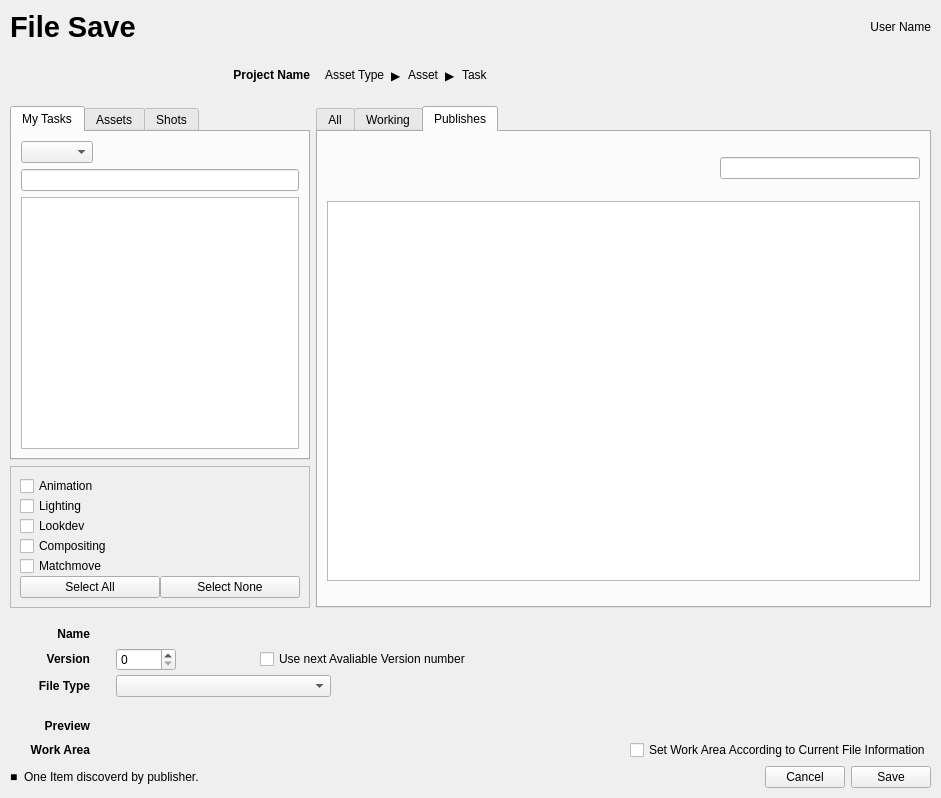
<?xml version="1.0" encoding="UTF-8"?>
<ui version="4.0">
 <class>Form</class>
 <widget class="QWidget" name="Form">
  <property name="geometry">
   <rect>
    <x>0</x>
    <y>0</y>
    <width>941</width>
    <height>798</height>
   </rect>
  </property>
  <property name="windowTitle">
   <string>Form</string>
  </property>
  <layout class="QVBoxLayout" name="verticalLayout">
   <property name="leftMargin">
    <number>10</number>
   </property>
   <property name="topMargin">
    <number>10</number>
   </property>
   <property name="rightMargin">
    <number>10</number>
   </property>
   <property name="bottomMargin">
    <number>10</number>
   </property>
   <item>
    <layout class="QHBoxLayout" name="horizontalLayout">
     <property name="leftMargin">
      <number>0</number>
     </property>
     <property name="rightMargin">
      <number>0</number>
     </property>
     <property name="bottomMargin">
      <number>0</number>
     </property>
     <item alignment="Qt::AlignLeft">
      <widget class="QLabel" name="label">
       <property name="font">
        <font>
         <pointsize>22</pointsize>
         <bold>true</bold>
        </font>
       </property>
       <property name="text">
        <string>File Save</string>
       </property>
      </widget>
     </item>
     <item>
      <widget class="QLabel" name="label_user_name">
       <property name="text">
        <string>User Name</string>
       </property>
       <property name="alignment">
        <set>Qt::AlignRight|Qt::AlignTrailing|Qt::AlignVCenter</set>
       </property>
      </widget>
     </item>
    </layout>
   </item>
   <item>
    <layout class="QGridLayout" name="gridLayout_2">
     <property name="bottomMargin">
      <number>0</number>
     </property>
     <item row="1" column="0">
      <layout class="QVBoxLayout" name="verticalLayout_10">
       <property name="bottomMargin">
        <number>0</number>
       </property>
       <item alignment="Qt::AlignHCenter">
        <widget class="QTabWidget" name="tabWidget_pathtree">
         <property name="minimumSize">
          <size>
           <width>300</width>
           <height>0</height>
          </size>
         </property>
         <property name="maximumSize">
          <size>
           <width>300</width>
           <height>16777215</height>
          </size>
         </property>
         <property name="currentIndex">
          <number>0</number>
         </property>
         <widget class="QWidget" name="tab">
          <attribute name="title">
           <string>My Tasks</string>
          </attribute>
          <layout class="QVBoxLayout" name="verticalLayout_6">
           <item>
            <layout class="QHBoxLayout" name="horizontalLayout_14">
             <property name="bottomMargin">
              <number>0</number>
             </property>
             <item>
              <widget class="QComboBox" name="comboBox_filter"/>
             </item>
             <item>
              <spacer name="horizontalSpacer_7">
               <property name="orientation">
                <enum>Qt::Horizontal</enum>
               </property>
               <property name="sizeHint" stdset="0">
                <size>
                 <width>40</width>
                 <height>20</height>
                </size>
               </property>
              </spacer>
             </item>
            </layout>
           </item>
           <item>
            <widget class="QLineEdit" name="lineEdit"/>
           </item>
           <item>
            <widget class="QTreeWidget" name="treeWidget_my_tasks">
             <property name="sizePolicy">
              <sizepolicy hsizetype="Expanding" vsizetype="Expanding">
               <horstretch>0</horstretch>
               <verstretch>0</verstretch>
              </sizepolicy>
             </property>
             <property name="minimumSize">
              <size>
               <width>0</width>
               <height>0</height>
              </size>
             </property>
             <property name="maximumSize">
              <size>
               <width>16777215</width>
               <height>350</height>
              </size>
             </property>
             <attribute name="headerVisible">
              <bool>false</bool>
             </attribute>
             <column>
              <property name="text">
               <string notr="true">1</string>
              </property>
             </column>
            </widget>
           </item>
          </layout>
         </widget>
         <widget class="QWidget" name="tab_2">
          <attribute name="title">
           <string>Assets</string>
          </attribute>
          <layout class="QVBoxLayout" name="verticalLayout_7">
           <item>
            <widget class="QLineEdit" name="lineEdit_3"/>
           </item>
           <item>
            <widget class="QTreeWidget" name="treeWidget_assets">
             <attribute name="headerVisible">
              <bool>false</bool>
             </attribute>
             <column>
              <property name="text">
               <string notr="true">1</string>
              </property>
             </column>
            </widget>
           </item>
          </layout>
         </widget>
         <widget class="QWidget" name="tab_3">
          <attribute name="title">
           <string>Shots</string>
          </attribute>
          <layout class="QVBoxLayout" name="verticalLayout_8">
           <item>
            <widget class="QLineEdit" name="lineEdit_4"/>
           </item>
           <item>
            <widget class="QTreeWidget" name="treeWidget_shots">
             <attribute name="headerVisible">
              <bool>false</bool>
             </attribute>
             <column>
              <property name="text">
               <string notr="true">1</string>
              </property>
             </column>
            </widget>
           </item>
          </layout>
         </widget>
        </widget>
       </item>
       <item>
        <widget class="QFrame" name="frame_2">
         <property name="frameShape">
          <enum>QFrame::StyledPanel</enum>
         </property>
         <property name="frameShadow">
          <enum>QFrame::Raised</enum>
         </property>
         <layout class="QVBoxLayout" name="verticalLayout_3">
          <property name="spacing">
           <number>0</number>
          </property>
          <item>
           <widget class="QCheckBox" name="checkBox_ani">
            <property name="text">
             <string>Animation</string>
            </property>
           </widget>
          </item>
          <item>
           <widget class="QCheckBox" name="checkBox_light">
            <property name="text">
             <string>Lighting</string>
            </property>
           </widget>
          </item>
          <item>
           <widget class="QCheckBox" name="checkBox_lookdev">
            <property name="text">
             <string>Lookdev</string>
            </property>
           </widget>
          </item>
          <item>
           <widget class="QCheckBox" name="checkBox_comp">
            <property name="text">
             <string>Compositing</string>
            </property>
           </widget>
          </item>
          <item>
           <widget class="QCheckBox" name="checkBox">
            <property name="text">
             <string>Matchmove</string>
            </property>
           </widget>
          </item>
          <item>
           <layout class="QHBoxLayout" name="horizontalLayout_16">
            <property name="bottomMargin">
             <number>0</number>
            </property>
            <item>
             <widget class="QPushButton" name="pushButton_shots_all">
              <property name="text">
               <string>Select All</string>
              </property>
             </widget>
            </item>
            <item>
             <widget class="QPushButton" name="pushButton_shots_none">
              <property name="text">
               <string>Select None</string>
              </property>
             </widget>
            </item>
           </layout>
          </item>
         </layout>
        </widget>
       </item>
      </layout>
     </item>
     <item row="0" column="0">
      <widget class="QLabel" name="label_project_name">
       <property name="font">
        <font>
         <bold>true</bold>
        </font>
       </property>
       <property name="text">
        <string>Project Name</string>
       </property>
       <property name="alignment">
        <set>Qt::AlignRight|Qt::AlignTrailing|Qt::AlignVCenter</set>
       </property>
      </widget>
     </item>
     <item row="1" column="1">
      <widget class="QTabWidget" name="tabWidget_file_list">
       <property name="sizePolicy">
        <sizepolicy hsizetype="Expanding" vsizetype="Expanding">
         <horstretch>0</horstretch>
         <verstretch>0</verstretch>
        </sizepolicy>
       </property>
       <property name="minimumSize">
        <size>
         <width>0</width>
         <height>400</height>
        </size>
       </property>
       <property name="maximumSize">
        <size>
         <width>16777215</width>
         <height>16777215</height>
        </size>
       </property>
       <property name="currentIndex">
        <number>2</number>
       </property>
       <widget class="QWidget" name="tab_4">
        <attribute name="title">
         <string>All</string>
        </attribute>
        <layout class="QVBoxLayout" name="verticalLayout_2">
         <item>
          <layout class="QHBoxLayout" name="horizontalLayout_7">
           <item>
            <spacer name="horizontalSpacer_2">
             <property name="orientation">
              <enum>Qt::Horizontal</enum>
             </property>
             <property name="sizeHint" stdset="0">
              <size>
               <width>40</width>
               <height>20</height>
              </size>
             </property>
            </spacer>
           </item>
           <item>
            <widget class="QLineEdit" name="lineEdit_2">
             <property name="maximumSize">
              <size>
               <width>200</width>
               <height>16777215</height>
              </size>
             </property>
            </widget>
           </item>
          </layout>
         </item>
         <item>
          <widget class="QTreeWidget" name="treeWidget_grid_total">
           <property name="minimumSize">
            <size>
             <width>0</width>
             <height>380</height>
            </size>
           </property>
           <property name="maximumSize">
            <size>
             <width>16777215</width>
             <height>380</height>
            </size>
           </property>
           <attribute name="headerVisible">
            <bool>false</bool>
           </attribute>
           <column>
            <property name="text">
             <string notr="true">1</string>
            </property>
           </column>
          </widget>
         </item>
        </layout>
       </widget>
       <widget class="QWidget" name="tab_5">
        <attribute name="title">
         <string>Working</string>
        </attribute>
        <layout class="QVBoxLayout" name="verticalLayout_5">
         <item>
          <layout class="QHBoxLayout" name="horizontalLayout_17">
           <item>
            <spacer name="horizontalSpacer_8">
             <property name="orientation">
              <enum>Qt::Horizontal</enum>
             </property>
             <property name="sizeHint" stdset="0">
              <size>
               <width>40</width>
               <height>20</height>
              </size>
             </property>
            </spacer>
           </item>
           <item>
            <widget class="QLineEdit" name="lineEdit_5">
             <property name="maximumSize">
              <size>
               <width>200</width>
               <height>16777215</height>
              </size>
             </property>
            </widget>
           </item>
          </layout>
         </item>
         <item>
          <widget class="QTableWidget" name="tableWidget_list_wip">
           <property name="minimumSize">
            <size>
             <width>0</width>
             <height>380</height>
            </size>
           </property>
           <property name="maximumSize">
            <size>
             <width>16777215</width>
             <height>380</height>
            </size>
           </property>
           <attribute name="horizontalHeaderVisible">
            <bool>false</bool>
           </attribute>
           <attribute name="horizontalHeaderStretchLastSection">
            <bool>true</bool>
           </attribute>
           <attribute name="verticalHeaderVisible">
            <bool>false</bool>
           </attribute>
          </widget>
         </item>
        </layout>
       </widget>
       <widget class="QWidget" name="tab_6">
        <attribute name="title">
         <string>Publishes</string>
        </attribute>
        <layout class="QVBoxLayout" name="verticalLayout_9">
         <item>
          <layout class="QHBoxLayout" name="horizontalLayout_18">
           <item>
            <spacer name="horizontalSpacer_9">
             <property name="orientation">
              <enum>Qt::Horizontal</enum>
             </property>
             <property name="sizeHint" stdset="0">
              <size>
               <width>40</width>
               <height>20</height>
              </size>
             </property>
            </spacer>
           </item>
           <item>
            <widget class="QLineEdit" name="lineEdit_6">
             <property name="maximumSize">
              <size>
               <width>200</width>
               <height>16777215</height>
              </size>
             </property>
            </widget>
           </item>
          </layout>
         </item>
         <item>
          <widget class="QTableWidget" name="tableWidget_list_pub">
           <property name="minimumSize">
            <size>
             <width>0</width>
             <height>380</height>
            </size>
           </property>
           <property name="maximumSize">
            <size>
             <width>16777215</width>
             <height>380</height>
            </size>
           </property>
           <attribute name="horizontalHeaderVisible">
            <bool>false</bool>
           </attribute>
           <attribute name="horizontalHeaderStretchLastSection">
            <bool>true</bool>
           </attribute>
           <attribute name="verticalHeaderVisible">
            <bool>false</bool>
           </attribute>
           <attribute name="verticalHeaderStretchLastSection">
            <bool>false</bool>
           </attribute>
          </widget>
         </item>
        </layout>
       </widget>
      </widget>
     </item>
     <item row="0" column="1">
      <widget class="QStackedWidget" name="stackedWidget_path">
       <property name="sizePolicy">
        <sizepolicy hsizetype="Preferred" vsizetype="Expanding">
         <horstretch>0</horstretch>
         <verstretch>0</verstretch>
        </sizepolicy>
       </property>
       <property name="maximumSize">
        <size>
         <width>16777215</width>
         <height>50</height>
        </size>
       </property>
       <property name="currentIndex">
        <number>1</number>
       </property>
       <widget class="QWidget" name="page_5">
        <layout class="QHBoxLayout" name="horizontalLayout_3">
         <item>
          <widget class="QLabel" name="label_part">
           <property name="text">
            <string>My Tasks</string>
           </property>
          </widget>
         </item>
         <item>
          <widget class="QLabel" name="label_arrow_1">
           <property name="sizePolicy">
            <sizepolicy hsizetype="Expanding" vsizetype="Preferred">
             <horstretch>0</horstretch>
             <verstretch>0</verstretch>
            </sizepolicy>
           </property>
           <property name="maximumSize">
            <size>
             <width>20</width>
             <height>16777215</height>
            </size>
           </property>
           <property name="text">
            <string>▶</string>
           </property>
          </widget>
         </item>
         <item>
          <widget class="QLabel" name="label_detail">
           <property name="text">
            <string>Task test</string>
           </property>
          </widget>
         </item>
         <item>
          <spacer name="horizontalSpacer_6">
           <property name="orientation">
            <enum>Qt::Horizontal</enum>
           </property>
           <property name="sizeHint" stdset="0">
            <size>
             <width>40</width>
             <height>20</height>
            </size>
           </property>
          </spacer>
         </item>
        </layout>
       </widget>
       <widget class="QWidget" name="page_3">
        <layout class="QHBoxLayout" name="horizontalLayout_8">
         <item>
          <widget class="QLabel" name="label_asset_type">
           <property name="text">
            <string>Asset Type</string>
           </property>
          </widget>
         </item>
         <item>
          <widget class="QLabel" name="label_arrow_2">
           <property name="text">
            <string>▶</string>
           </property>
          </widget>
         </item>
         <item>
          <widget class="QLabel" name="label_asset">
           <property name="text">
            <string>Asset</string>
           </property>
          </widget>
         </item>
         <item>
          <widget class="QLabel" name="label_arrow_3">
           <property name="text">
            <string>▶</string>
           </property>
          </widget>
         </item>
         <item>
          <widget class="QLabel" name="label_asset_task">
           <property name="text">
            <string>Task</string>
           </property>
          </widget>
         </item>
         <item>
          <spacer name="horizontalSpacer_5">
           <property name="orientation">
            <enum>Qt::Horizontal</enum>
           </property>
           <property name="sizeHint" stdset="0">
            <size>
             <width>40</width>
             <height>20</height>
            </size>
           </property>
          </spacer>
         </item>
        </layout>
       </widget>
       <widget class="QWidget" name="page_4">
        <layout class="QHBoxLayout" name="horizontalLayout_9">
         <item>
          <widget class="QLabel" name="label_seq">
           <property name="text">
            <string>Sequence</string>
           </property>
          </widget>
         </item>
         <item>
          <widget class="QLabel" name="label_arrow_4">
           <property name="text">
            <string>▶</string>
           </property>
          </widget>
         </item>
         <item>
          <widget class="QLabel" name="label_shot">
           <property name="text">
            <string>Shot</string>
           </property>
          </widget>
         </item>
         <item>
          <widget class="QLabel" name="label_arrow_5">
           <property name="text">
            <string>▶</string>
           </property>
          </widget>
         </item>
         <item>
          <widget class="QLabel" name="label_shot_task">
           <property name="text">
            <string>Task</string>
           </property>
          </widget>
         </item>
         <item>
          <spacer name="horizontalSpacer">
           <property name="orientation">
            <enum>Qt::Horizontal</enum>
           </property>
           <property name="sizeHint" stdset="0">
            <size>
             <width>40</width>
             <height>20</height>
            </size>
           </property>
          </spacer>
         </item>
        </layout>
       </widget>
      </widget>
     </item>
    </layout>
   </item>
   <item>
    <spacer name="verticalSpacer">
     <property name="orientation">
      <enum>Qt::Vertical</enum>
     </property>
     <property name="sizeType">
      <enum>QSizePolicy::Fixed</enum>
     </property>
     <property name="sizeHint" stdset="0">
      <size>
       <width>20</width>
       <height>10</height>
      </size>
     </property>
    </spacer>
   </item>
   <item>
    <layout class="QGridLayout" name="gridLayout">
     <property name="bottomMargin">
      <number>0</number>
     </property>
     <property name="verticalSpacing">
      <number>4</number>
     </property>
     <item row="2" column="2">
      <layout class="QHBoxLayout" name="horizontalLayout_11">
       <item>
        <widget class="QComboBox" name="comboBox_filetype"/>
       </item>
       <item>
        <spacer name="horizontalSpacer_4">
         <property name="orientation">
          <enum>Qt::Horizontal</enum>
         </property>
         <property name="sizeType">
          <enum>QSizePolicy::Fixed</enum>
         </property>
         <property name="sizeHint" stdset="0">
          <size>
           <width>600</width>
           <height>20</height>
          </size>
         </property>
        </spacer>
       </item>
      </layout>
     </item>
     <item row="5" column="0" alignment="Qt::AlignRight">
      <widget class="QLabel" name="label_89">
       <property name="sizePolicy">
        <sizepolicy hsizetype="Expanding" vsizetype="Expanding">
         <horstretch>0</horstretch>
         <verstretch>0</verstretch>
        </sizepolicy>
       </property>
       <property name="minimumSize">
        <size>
         <width>80</width>
         <height>20</height>
        </size>
       </property>
       <property name="maximumSize">
        <size>
         <width>80</width>
         <height>20</height>
        </size>
       </property>
       <property name="font">
        <font>
         <bold>true</bold>
        </font>
       </property>
       <property name="text">
        <string>Work Area</string>
       </property>
       <property name="alignment">
        <set>Qt::AlignRight|Qt::AlignTrailing|Qt::AlignVCenter</set>
       </property>
      </widget>
     </item>
     <item row="0" column="1">
      <spacer name="horizontalSpacer_13">
       <property name="orientation">
        <enum>Qt::Horizontal</enum>
       </property>
       <property name="sizeType">
        <enum>QSizePolicy::Fixed</enum>
       </property>
       <property name="sizeHint" stdset="0">
        <size>
         <width>20</width>
         <height>20</height>
        </size>
       </property>
      </spacer>
     </item>
     <item row="2" column="0" alignment="Qt::AlignRight">
      <widget class="QLabel" name="label_85">
       <property name="sizePolicy">
        <sizepolicy hsizetype="Expanding" vsizetype="Expanding">
         <horstretch>0</horstretch>
         <verstretch>0</verstretch>
        </sizepolicy>
       </property>
       <property name="minimumSize">
        <size>
         <width>80</width>
         <height>20</height>
        </size>
       </property>
       <property name="maximumSize">
        <size>
         <width>80</width>
         <height>20</height>
        </size>
       </property>
       <property name="font">
        <font>
         <bold>true</bold>
        </font>
       </property>
       <property name="text">
        <string>File Type</string>
       </property>
       <property name="alignment">
        <set>Qt::AlignRight|Qt::AlignTrailing|Qt::AlignVCenter</set>
       </property>
      </widget>
     </item>
     <item row="3" column="0">
      <spacer name="verticalSpacer_2">
       <property name="orientation">
        <enum>Qt::Vertical</enum>
       </property>
       <property name="sizeType">
        <enum>QSizePolicy::Fixed</enum>
       </property>
       <property name="sizeHint" stdset="0">
        <size>
         <width>20</width>
         <height>15</height>
        </size>
       </property>
      </spacer>
     </item>
     <item row="1" column="2">
      <layout class="QHBoxLayout" name="horizontalLayout_4">
       <item>
        <widget class="QSpinBox" name="spinBox_version">
         <property name="minimumSize">
          <size>
           <width>60</width>
           <height>0</height>
          </size>
         </property>
        </widget>
       </item>
       <item>
        <spacer name="horizontalSpacer_12">
         <property name="orientation">
          <enum>Qt::Horizontal</enum>
         </property>
         <property name="sizeType">
          <enum>QSizePolicy::Expanding</enum>
         </property>
         <property name="sizeHint" stdset="0">
          <size>
           <width>10</width>
           <height>20</height>
          </size>
         </property>
        </spacer>
       </item>
       <item>
        <widget class="QCheckBox" name="checkBox_avaliable_ver">
         <property name="text">
          <string>Use next Avaliable Version number</string>
         </property>
        </widget>
       </item>
       <item>
        <spacer name="horizontalSpacer_3">
         <property name="orientation">
          <enum>Qt::Horizontal</enum>
         </property>
         <property name="sizeType">
          <enum>QSizePolicy::Fixed</enum>
         </property>
         <property name="sizeHint" stdset="0">
          <size>
           <width>460</width>
           <height>20</height>
          </size>
         </property>
        </spacer>
       </item>
      </layout>
     </item>
     <item row="1" column="0" alignment="Qt::AlignRight">
      <widget class="QLabel" name="label_82">
       <property name="sizePolicy">
        <sizepolicy hsizetype="Expanding" vsizetype="Expanding">
         <horstretch>0</horstretch>
         <verstretch>0</verstretch>
        </sizepolicy>
       </property>
       <property name="minimumSize">
        <size>
         <width>80</width>
         <height>20</height>
        </size>
       </property>
       <property name="maximumSize">
        <size>
         <width>80</width>
         <height>20</height>
        </size>
       </property>
       <property name="font">
        <font>
         <bold>true</bold>
        </font>
       </property>
       <property name="text">
        <string>Version</string>
       </property>
       <property name="alignment">
        <set>Qt::AlignRight|Qt::AlignTrailing|Qt::AlignVCenter</set>
       </property>
      </widget>
     </item>
     <item row="4" column="2">
      <widget class="QLabel" name="label_preview">
       <property name="text">
        <string/>
       </property>
      </widget>
     </item>
     <item row="0" column="0" alignment="Qt::AlignRight">
      <widget class="QLabel" name="label_3">
       <property name="sizePolicy">
        <sizepolicy hsizetype="Expanding" vsizetype="Expanding">
         <horstretch>0</horstretch>
         <verstretch>0</verstretch>
        </sizepolicy>
       </property>
       <property name="minimumSize">
        <size>
         <width>80</width>
         <height>20</height>
        </size>
       </property>
       <property name="maximumSize">
        <size>
         <width>80</width>
         <height>20</height>
        </size>
       </property>
       <property name="font">
        <font>
         <bold>true</bold>
        </font>
       </property>
       <property name="text">
        <string>Name</string>
       </property>
       <property name="alignment">
        <set>Qt::AlignRight|Qt::AlignTrailing|Qt::AlignVCenter</set>
       </property>
      </widget>
     </item>
     <item row="4" column="0" alignment="Qt::AlignRight">
      <widget class="QLabel" name="label_87">
       <property name="sizePolicy">
        <sizepolicy hsizetype="Expanding" vsizetype="Expanding">
         <horstretch>0</horstretch>
         <verstretch>0</verstretch>
        </sizepolicy>
       </property>
       <property name="minimumSize">
        <size>
         <width>80</width>
         <height>20</height>
        </size>
       </property>
       <property name="maximumSize">
        <size>
         <width>80</width>
         <height>20</height>
        </size>
       </property>
       <property name="font">
        <font>
         <bold>true</bold>
        </font>
       </property>
       <property name="text">
        <string>Preview</string>
       </property>
       <property name="alignment">
        <set>Qt::AlignRight|Qt::AlignTrailing|Qt::AlignVCenter</set>
       </property>
      </widget>
     </item>
     <item row="0" column="2">
      <widget class="QLabel" name="label_new_file_name">
       <property name="text">
        <string/>
       </property>
      </widget>
     </item>
     <item row="5" column="2">
      <layout class="QHBoxLayout" name="horizontalLayout_5">
       <property name="bottomMargin">
        <number>0</number>
       </property>
       <item>
        <widget class="QLabel" name="label_work_area">
         <property name="text">
          <string/>
         </property>
        </widget>
       </item>
       <item alignment="Qt::AlignRight">
        <widget class="QCheckBox" name="checkBox_avaliable_path">
         <property name="text">
          <string>Set Work Area According to Current File Information</string>
         </property>
        </widget>
       </item>
      </layout>
     </item>
    </layout>
   </item>
   <item>
    <layout class="QHBoxLayout" name="horizontalLayout_19">
     <property name="bottomMargin">
      <number>0</number>
     </property>
     <item>
      <widget class="QLabel" name="label_24">
       <property name="text">
        <string>■</string>
       </property>
      </widget>
     </item>
     <item>
      <widget class="QLabel" name="label_23">
       <property name="text">
        <string>One Item discoverd by publisher.</string>
       </property>
      </widget>
     </item>
     <item>
      <spacer name="horizontalSpacer_10">
       <property name="orientation">
        <enum>Qt::Horizontal</enum>
       </property>
       <property name="sizeHint" stdset="0">
        <size>
         <width>40</width>
         <height>20</height>
        </size>
       </property>
      </spacer>
     </item>
     <item>
      <widget class="QPushButton" name="pushButton_cancel">
       <property name="text">
        <string>Cancel</string>
       </property>
      </widget>
     </item>
     <item>
      <widget class="QPushButton" name="pushButton_save">
       <property name="text">
        <string>Save</string>
       </property>
      </widget>
     </item>
    </layout>
   </item>
  </layout>
 </widget>
 <resources/>
 <connections/>
</ui>
